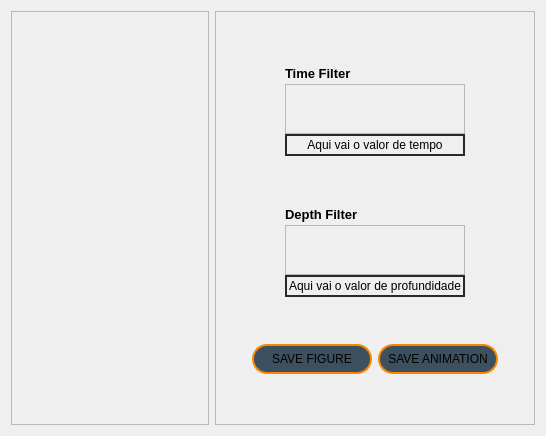
<?xml version="1.0" encoding="UTF-8"?>
<ui version="4.0">
 <class>WindButton_LonLatProfile</class>
 <widget class="QWidget" name="WindButton_LonLatProfile">
  <property name="geometry">
   <rect>
    <x>0</x>
    <y>0</y>
    <width>546</width>
    <height>436</height>
   </rect>
  </property>
  <property name="windowTitle">
   <string>Form</string>
  </property>
  <layout class="QHBoxLayout" name="horizontalLayout">
   <item>
    <widget class="QFrame" name="frame">
     <property name="frameShape">
      <enum>QFrame::Shape::StyledPanel</enum>
     </property>
     <property name="frameShadow">
      <enum>QFrame::Shadow::Raised</enum>
     </property>
    </widget>
   </item>
   <item>
    <widget class="QFrame" name="frame_2">
     <property name="minimumSize">
      <size>
       <width>320</width>
       <height>0</height>
      </size>
     </property>
     <property name="maximumSize">
      <size>
       <width>320</width>
       <height>16777215</height>
      </size>
     </property>
     <property name="frameShape">
      <enum>QFrame::Shape::StyledPanel</enum>
     </property>
     <property name="frameShadow">
      <enum>QFrame::Shadow::Raised</enum>
     </property>
     <layout class="QVBoxLayout" name="verticalLayout">
      <item>
       <layout class="QHBoxLayout" name="horizontalLayout_7">
        <item>
         <spacer name="horizontalSpacer_34">
          <property name="orientation">
           <enum>Qt::Orientation::Horizontal</enum>
          </property>
          <property name="sizeHint" stdset="0">
           <size>
            <width>28</width>
            <height>13</height>
           </size>
          </property>
         </spacer>
        </item>
        <item>
         <layout class="QVBoxLayout" name="verticalLayout_13">
          <property name="spacing">
           <number>0</number>
          </property>
          <item>
           <widget class="QLabel" name="TimeFilterLabel">
            <property name="minimumSize">
             <size>
              <width>180</width>
              <height>22</height>
             </size>
            </property>
            <property name="maximumSize">
             <size>
              <width>180</width>
              <height>22</height>
             </size>
            </property>
            <property name="font">
             <font>
              <pointsize>10</pointsize>
              <italic>false</italic>
              <bold>true</bold>
              <underline>false</underline>
              <strikeout>false</strikeout>
             </font>
            </property>
            <property name="text">
             <string>Time Filter</string>
            </property>
           </widget>
          </item>
          <item>
           <widget class="QFrame" name="frame_buttons_animation_time">
            <property name="minimumSize">
             <size>
              <width>180</width>
              <height>50</height>
             </size>
            </property>
            <property name="maximumSize">
             <size>
              <width>180</width>
              <height>50</height>
             </size>
            </property>
            <property name="styleSheet">
             <string notr="true">QPushButton {
    background-color: transparent;
    border: none;
    padding: 10px; /* Adicione um padding maior para ajustar o tamanho do fundo */
}

QPushButton:hover {
    background-color: rgba(255, 165, 0, 0.2); /* Cor de fundo no hover */
    border-radius: 5px; /* Bordas arredondadas */
}

QPushButton:pressed {
    background-color: rgba(255, 165, 0, 0.5); /* Cor de fundo ao pressionar */
}</string>
            </property>
            <property name="frameShape">
             <enum>QFrame::Shape::StyledPanel</enum>
            </property>
            <property name="frameShadow">
             <enum>QFrame::Shadow::Raised</enum>
            </property>
            <layout class="QGridLayout" name="gridLayout_7">
             <item row="0" column="0">
              <widget class="QPushButton" name="start_button_time">
               <property name="text">
                <string/>
               </property>
               <property name="icon">
                <iconset resource="resouces.qrc">
                 <normaloff>:/icons/icons/backward - laranja.png</normaloff>:/icons/icons/backward - laranja.png</iconset>
               </property>
               <property name="iconSize">
                <size>
                 <width>20</width>
                 <height>20</height>
                </size>
               </property>
              </widget>
             </item>
             <item row="0" column="1">
              <widget class="QPushButton" name="backward_button_time">
               <property name="text">
                <string/>
               </property>
               <property name="icon">
                <iconset resource="resouces.qrc">
                 <normaloff>:/icons/icons/arrow-left - laranja.png</normaloff>:/icons/icons/arrow-left - laranja.png</iconset>
               </property>
               <property name="iconSize">
                <size>
                 <width>20</width>
                 <height>20</height>
                </size>
               </property>
              </widget>
             </item>
             <item row="0" column="2">
              <widget class="QPushButton" name="pause_button_time">
               <property name="text">
                <string/>
               </property>
               <property name="icon">
                <iconset resource="resouces.qrc">
                 <normaloff>:/icons/icons/pause - laranja.png</normaloff>:/icons/icons/pause - laranja.png</iconset>
               </property>
               <property name="iconSize">
                <size>
                 <width>20</width>
                 <height>20</height>
                </size>
               </property>
              </widget>
             </item>
             <item row="0" column="3">
              <widget class="QPushButton" name="play_button_time">
               <property name="text">
                <string/>
               </property>
               <property name="icon">
                <iconset resource="resouces.qrc">
                 <normaloff>:/icons/icons/play - laranja.png</normaloff>:/icons/icons/play - laranja.png</iconset>
               </property>
               <property name="iconSize">
                <size>
                 <width>20</width>
                 <height>20</height>
                </size>
               </property>
               <property name="checkable">
                <bool>false</bool>
               </property>
              </widget>
             </item>
             <item row="0" column="4">
              <widget class="QPushButton" name="forward_button_time">
               <property name="text">
                <string/>
               </property>
               <property name="icon">
                <iconset resource="resouces.qrc">
                 <normaloff>:/icons/icons/arrow-right - laranja.png</normaloff>:/icons/icons/arrow-right - laranja.png</iconset>
               </property>
               <property name="iconSize">
                <size>
                 <width>20</width>
                 <height>20</height>
                </size>
               </property>
              </widget>
             </item>
             <item row="0" column="5">
              <widget class="QPushButton" name="finish_button_time">
               <property name="text">
                <string/>
               </property>
               <property name="icon">
                <iconset resource="resouces.qrc">
                 <normaloff>:/icons/icons/forward - laranja.png</normaloff>:/icons/icons/forward - laranja.png</iconset>
               </property>
               <property name="iconSize">
                <size>
                 <width>20</width>
                 <height>20</height>
                </size>
               </property>
              </widget>
             </item>
            </layout>
           </widget>
          </item>
          <item>
           <widget class="QLabel" name="TimeValueLabel">
            <property name="minimumSize">
             <size>
              <width>180</width>
              <height>22</height>
             </size>
            </property>
            <property name="maximumSize">
             <size>
              <width>180</width>
              <height>22</height>
             </size>
            </property>
            <property name="styleSheet">
             <string notr="true">border: 2px solid #212b33</string>
            </property>
            <property name="text">
             <string notr="true">Aqui vai o valor de tempo</string>
            </property>
            <property name="alignment">
             <set>Qt::AlignmentFlag::AlignCenter</set>
            </property>
           </widget>
          </item>
         </layout>
        </item>
        <item>
         <spacer name="horizontalSpacer_35">
          <property name="orientation">
           <enum>Qt::Orientation::Horizontal</enum>
          </property>
          <property name="sizeHint" stdset="0">
           <size>
            <width>28</width>
            <height>13</height>
           </size>
          </property>
         </spacer>
        </item>
       </layout>
      </item>
      <item>
       <layout class="QHBoxLayout" name="horizontalLayout_8">
        <item>
         <spacer name="horizontalSpacer_36">
          <property name="orientation">
           <enum>Qt::Orientation::Horizontal</enum>
          </property>
          <property name="sizeHint" stdset="0">
           <size>
            <width>28</width>
            <height>13</height>
           </size>
          </property>
         </spacer>
        </item>
        <item>
         <layout class="QVBoxLayout" name="verticalLayout_14">
          <property name="spacing">
           <number>0</number>
          </property>
          <item>
           <widget class="QLabel" name="DepthFilterLabel">
            <property name="minimumSize">
             <size>
              <width>180</width>
              <height>22</height>
             </size>
            </property>
            <property name="maximumSize">
             <size>
              <width>180</width>
              <height>22</height>
             </size>
            </property>
            <property name="font">
             <font>
              <pointsize>10</pointsize>
              <bold>true</bold>
             </font>
            </property>
            <property name="text">
             <string>Depth Filter</string>
            </property>
           </widget>
          </item>
          <item>
           <widget class="QFrame" name="frame_buttons_animation_2_depth">
            <property name="minimumSize">
             <size>
              <width>180</width>
              <height>50</height>
             </size>
            </property>
            <property name="maximumSize">
             <size>
              <width>180</width>
              <height>50</height>
             </size>
            </property>
            <property name="styleSheet">
             <string notr="true">QPushButton {
    background-color: transparent;
    border: none;
    padding: 10px; /* Adicione um padding maior para ajustar o tamanho do fundo */
}

QPushButton:hover {
    background-color: rgba(255, 165, 0, 0.2); /* Cor de fundo no hover */
    border-radius: 5px; /* Bordas arredondadas */
}

QPushButton:pressed {
    background-color: rgba(255, 165, 0, 0.5); /* Cor de fundo ao pressionar */
}</string>
            </property>
            <property name="frameShape">
             <enum>QFrame::Shape::StyledPanel</enum>
            </property>
            <property name="frameShadow">
             <enum>QFrame::Shadow::Raised</enum>
            </property>
            <layout class="QGridLayout" name="gridLayout_8">
             <item row="0" column="0">
              <widget class="QPushButton" name="start_button_depth">
               <property name="text">
                <string/>
               </property>
               <property name="icon">
                <iconset resource="resouces.qrc">
                 <normaloff>:/icons/icons/backward - laranja.png</normaloff>:/icons/icons/backward - laranja.png</iconset>
               </property>
               <property name="iconSize">
                <size>
                 <width>20</width>
                 <height>20</height>
                </size>
               </property>
              </widget>
             </item>
             <item row="0" column="1">
              <widget class="QPushButton" name="backward_button_depth">
               <property name="text">
                <string/>
               </property>
               <property name="icon">
                <iconset resource="resouces.qrc">
                 <normaloff>:/icons/icons/arrow-left - laranja.png</normaloff>:/icons/icons/arrow-left - laranja.png</iconset>
               </property>
               <property name="iconSize">
                <size>
                 <width>20</width>
                 <height>20</height>
                </size>
               </property>
              </widget>
             </item>
             <item row="0" column="2">
              <widget class="QPushButton" name="pause_button_depth">
               <property name="text">
                <string/>
               </property>
               <property name="icon">
                <iconset resource="resouces.qrc">
                 <normaloff>:/icons/icons/pause - laranja.png</normaloff>:/icons/icons/pause - laranja.png</iconset>
               </property>
               <property name="iconSize">
                <size>
                 <width>20</width>
                 <height>20</height>
                </size>
               </property>
              </widget>
             </item>
             <item row="0" column="3">
              <widget class="QPushButton" name="play_button_depth">
               <property name="text">
                <string/>
               </property>
               <property name="icon">
                <iconset resource="resouces.qrc">
                 <normaloff>:/icons/icons/play - laranja.png</normaloff>:/icons/icons/play - laranja.png</iconset>
               </property>
               <property name="iconSize">
                <size>
                 <width>20</width>
                 <height>20</height>
                </size>
               </property>
               <property name="checkable">
                <bool>false</bool>
               </property>
              </widget>
             </item>
             <item row="0" column="4">
              <widget class="QPushButton" name="forward_button_depth">
               <property name="text">
                <string/>
               </property>
               <property name="icon">
                <iconset resource="resouces.qrc">
                 <normaloff>:/icons/icons/arrow-right - laranja.png</normaloff>:/icons/icons/arrow-right - laranja.png</iconset>
               </property>
               <property name="iconSize">
                <size>
                 <width>20</width>
                 <height>20</height>
                </size>
               </property>
              </widget>
             </item>
             <item row="0" column="5">
              <widget class="QPushButton" name="finish_button_depth">
               <property name="text">
                <string/>
               </property>
               <property name="icon">
                <iconset resource="resouces.qrc">
                 <normaloff>:/icons/icons/forward - laranja.png</normaloff>:/icons/icons/forward - laranja.png</iconset>
               </property>
               <property name="iconSize">
                <size>
                 <width>20</width>
                 <height>20</height>
                </size>
               </property>
              </widget>
             </item>
            </layout>
           </widget>
          </item>
          <item>
           <widget class="QLabel" name="DepthValueLabel">
            <property name="minimumSize">
             <size>
              <width>180</width>
              <height>22</height>
             </size>
            </property>
            <property name="maximumSize">
             <size>
              <width>180</width>
              <height>22</height>
             </size>
            </property>
            <property name="styleSheet">
             <string notr="true">border: 2px solid #212b33</string>
            </property>
            <property name="text">
             <string>Aqui vai o valor de profundidade</string>
            </property>
            <property name="alignment">
             <set>Qt::AlignmentFlag::AlignCenter</set>
            </property>
            <property name="wordWrap">
             <bool>false</bool>
            </property>
           </widget>
          </item>
         </layout>
        </item>
        <item>
         <spacer name="horizontalSpacer_37">
          <property name="orientation">
           <enum>Qt::Orientation::Horizontal</enum>
          </property>
          <property name="sizeHint" stdset="0">
           <size>
            <width>28</width>
            <height>13</height>
           </size>
          </property>
         </spacer>
        </item>
       </layout>
      </item>
      <item>
       <layout class="QHBoxLayout" name="horizontalLayout_15">
        <item>
         <spacer name="horizontalSpacer_40">
          <property name="orientation">
           <enum>Qt::Orientation::Horizontal</enum>
          </property>
          <property name="sizeHint" stdset="0">
           <size>
            <width>18</width>
            <height>17</height>
           </size>
          </property>
         </spacer>
        </item>
        <item>
         <layout class="QHBoxLayout" name="horizontalLayout_6">
          <item>
           <widget class="QPushButton" name="SaveFigButton">
            <property name="minimumSize">
             <size>
              <width>120</width>
              <height>30</height>
             </size>
            </property>
            <property name="maximumSize">
             <size>
              <width>120</width>
              <height>30</height>
             </size>
            </property>
            <property name="styleSheet">
             <string notr="true">QPushButton{
	background-color: rgb(61, 80, 95);
	border-radius: 15px;
	border: 2px solid #F98600;
}

QPushButton:hover{
	color: #F98600;
	font-size: 14px;
}</string>
            </property>
            <property name="text">
             <string>SAVE FIGURE</string>
            </property>
           </widget>
          </item>
          <item>
           <widget class="QPushButton" name="SaveAnimationButton">
            <property name="minimumSize">
             <size>
              <width>120</width>
              <height>30</height>
             </size>
            </property>
            <property name="maximumSize">
             <size>
              <width>120</width>
              <height>30</height>
             </size>
            </property>
            <property name="styleSheet">
             <string notr="true">QPushButton{
	background-color: rgb(61, 80, 95);
	border-radius: 15px;
	border: 2px solid #F98600;
}

QPushButton:hover{
	color: #F98600;
	font-size: 14px;
}</string>
            </property>
            <property name="text">
             <string>SAVE ANIMATION</string>
            </property>
           </widget>
          </item>
         </layout>
        </item>
        <item>
         <spacer name="horizontalSpacer_41">
          <property name="orientation">
           <enum>Qt::Orientation::Horizontal</enum>
          </property>
          <property name="sizeHint" stdset="0">
           <size>
            <width>18</width>
            <height>17</height>
           </size>
          </property>
         </spacer>
        </item>
       </layout>
      </item>
     </layout>
    </widget>
   </item>
  </layout>
 </widget>
 <resources>
  <include location="resouces.qrc"/>
 </resources>
 <connections/>
</ui>
